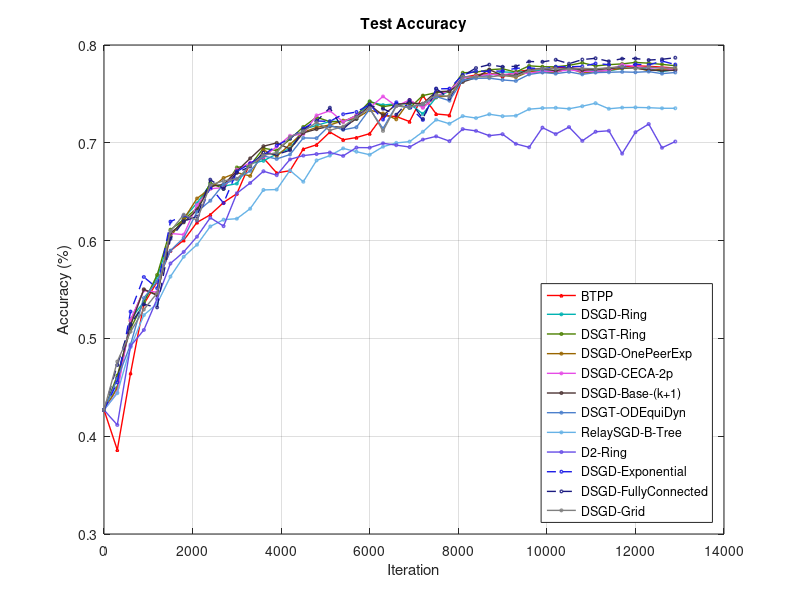

Write MATLAB code to recreate this figure.
% load data

pushpull = load('1pushpullcifar10resnet188.mat');
dsgd_ring = load('1dsgd_staticringcifar10resnet188.mat');
dsgt_ring = load('1dsgt_staticringcifar10resnet188.mat');
dsgd_onepeerexp = load('1dsgd_dynamicOnePeerExpcifar10resnet188.mat');
dsgd_ceca2p = load('1dsgd_cecaceca-2pcifar10resnet188.mat');
dsgd_base_k = load('1dsgd_dynamicbase_kcifar10resnet188.mat');
dsgt_odeq = load('1dsgt_dynamicODEquiDyncifar10resnet188.mat');
relaysgd_btree = load('1relaysgdrelay_binarytreecifar10resnet188.mat');
dsgd_d2_ring = load('1dsgd_d2ringcifar10resnet188.mat');
dsgd_exp = load('1dsgd_staticexponentialcifar10resnet188.mat');
dsgd_fully = load('1dsgd_staticfully_connectedcifar10resnet188.mat');
dsgd_grid = load('1dsgd_staticgridcifar10resnet188.mat');

x = 0:300:300*(length(pushpull.test_acc)-1);


% Create the plot
figure;
plot(x, pushpull.test_acc, 'LineStyle', '-', 'LineWidth', 1, ...
    'Color', 'r','Marker', '^',  'MarkerSize',2)



hold on
grid on

plot(x, dsgd_ring.test_acc, 'LineStyle', '-', 'LineWidth', 1, ...
    'Color', [0, 0.7, 0.7],'Marker', 'o', 'MarkerSize',2)

plot(x, dsgt_ring.test_acc, 'LineStyle', '-', 'LineWidth', 1, ...
    'Color', [0.3, 0.5, 0],'Marker', 'o', 'MarkerSize',2)

plot(x, dsgd_onepeerexp.test_acc, 'LineStyle', '-', 'LineWidth', 1, ...
    'Color', [0.6, 0.4, 0],'Marker', 'o', 'MarkerSize',2)

plot(x, dsgd_ceca2p.test_acc, 'LineStyle', '-', 'LineWidth', 1, ...
    'Color', [0.9, 0.3, 0.9],'Marker', 'o', 'MarkerSize',2)

plot(x, dsgd_base_k.test_acc, 'LineStyle', '-', 'LineWidth', 1, ...
    'Color', [0.3, 0.2, 0.2],'Marker', 'o', 'MarkerSize',2)

plot(x, dsgt_odeq.test_acc, 'LineStyle', '-', 'LineWidth', 1, ...
    'Color', [0.3, 0.5, 0.8],'Marker', 'o', 'MarkerSize',2)

plot(x, relaysgd_btree.test_acc, 'LineStyle', '-', 'LineWidth', 1, ...
    'Color', [0.4, 0.7, 0.9],'Marker', 'o', 'MarkerSize',2)

plot(x, dsgd_d2_ring.test_acc, 'LineStyle', '-', 'LineWidth', 1, ...
    'Color', [0.4, 0.3, 0.9],'Marker', 'o', 'MarkerSize',2)

plot(x, dsgd_exp.test_acc, 'LineStyle', '--', 'LineWidth', 1, ...
    'Color', [0.1, 0.1, 0.9],'Marker', 'o', 'MarkerSize',2)

plot(x, dsgd_fully.test_acc, 'LineStyle', '--', 'LineWidth', 1, ...
    'Color', [0.1, 0.1, 0.5],'Marker', 'o', 'MarkerSize',2)

plot(x, dsgd_grid.test_acc, 'LineStyle', '-', 'LineWidth', 1, ...
    'Color', [0.5, 0.5, 0.5],'Marker', 'o', 'MarkerSize',2)

% title('Test Accuracy - Data Heterogeneity');
title('Test Accuracy');
xlabel('Iteration');
ylabel('Accuracy (%)');


% Add a legend
legend('BTPP',...
    'DSGD-Ring', ...
    'DSGT-Ring', ...
    'DSGD-OnePeerExp', ...
    'DSGD-CECA-2p', ...
    'DSGD-Base-(k+1)', ... 
    'DSGT-ODEquiDyn', ...
    'RelaySGD-B-Tree', ...
    'D2-Ring', ...
    'DSGD-Exponential',...
    'DSGD-FullyConnected',...
    'DSGD-Grid',...
    'Location', 'southeast');


% Adjust the size of the figure (optional)
set(gcf, 'Position', [100, 100, 600, 400]); % [x y width height]

% Save the plot
saveas(gcf, 'acc_cifar10.png'); % Saves the figure as a PNG file